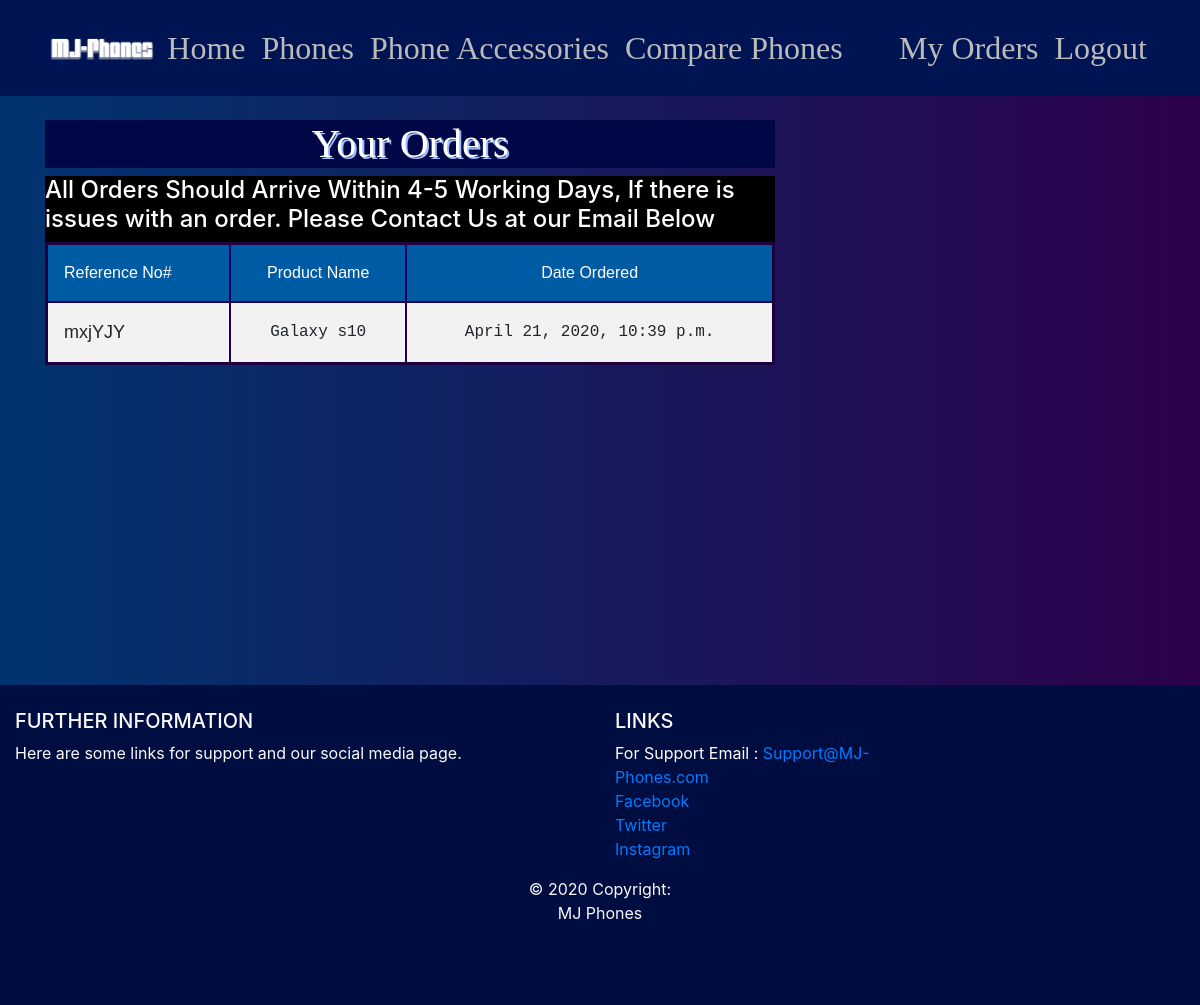
Screenshot of /orders/ (signed in) with the database file from the repository.
### Phones/models.py (models this page shows, shortened)
class Order(models.Model):
    username = models.CharField(max_length=40)
    phoneProductID = models.IntegerField(blank=True, null=True)
    phoneName = models.CharField(max_length=40, blank=True, null=True)
    accessoryProductID = models.IntegerField(blank=True, null=True)
    accessoryName = models.CharField(max_length=40, blank=True, null=True)
    referrence = models.CharField(
        max_length=6,
        blank=True,
        editable=False,
        unique=True,
        default=random_string
    )
    date_ordered = models.DateTimeField(
        editable=False,
        default=datetime.datetime.today()
    )

### Phones/views.py (the view)
# urls.py: path('orders/',views.orders,name="MJ-Phones-Orders")
def orders(request):
    username = request.user.username
    queryset = Order.objects.filter(username__icontains=username)
    context = {
        'orders': queryset,
    }
    return render(request, 'phone/orders.html', context)

### Phones/Templates/phone/orders.html
{% extends "phone/base.html" %}
{% block content %}
{% load static %}
<link rel="stylesheet" href="{% static 'orders.css'%}">
<h1 class="home-h1">Your Orders</h1>
<div class="orderDiv">
<h4 style='color:white;'> All Orders Should Arrive Within 4-5 Working Days, If there is issues with an order. Please Contact Us at our Email Below</h4>
    <table style="">
        <tr class="topRows">
            <td>Reference No#</td>
            <td>Product Name</td>
            <td>Date Ordered</td>
        </tr>
    {% for order in orders %}
         <tr>
            <td class="reference">{{order.referrence}}</td>
            {% if order.phoneName is not None %}
                <td>{{ order.phoneName }}</td>
            {% elif order.accessoryName is not None %}
                <td>{{ order.accessoryName }}</td>
            {% endif %}
            <td>{{order.date_ordered}}</td>
        </tr>
    {% endfor %}
    </table>
</div>
{% endblock content %}

### Phones/static/main.css (style rules this page uses)
body { background: #141E30; background: -webkit-linear-gradient(to right, rgb(1, 38, 80), rgb(19, 1, 53)); background: linear-gradient(to right, rgb(0, 52, 112), rgb(45, 1, 75)); margin-top: 5rem; min-height: 100%; height: 100%; background-repeat: repeat-y; }
.home-h1 { text-align: center; text-shadow: 2px 2px #9bbbff; font-family: "Agency FB"; color: white; background-color: rgb(0, 7, 71); }
html { height: 100% }
h1, h2, h3, h4, h5, h6 { color: #4d4d4d; }

### Phones/static/orders.css (style rules this page uses)
table { border-collapse: collapse; border-spacing: 0; width: 100%; border: 3px solid rgb(29, 0, 63); margin-left: 1rem; margin:auto; }
table { border-collapse: collapse; font-family: 'Courier New', Courier, monospace; }
table td { border: 2.5px solid rgb(28, 0, 92); }
table tr:first-child td { border-top: 0; }
table tr td:first-child { border-left: 0; }
table tr:last-child td { border-bottom: 0; }
table tr td:last-child { border-right: 0; }
th, td { text-align: center; padding: 16px; }
th:first-child, td:first-child { text-align: left; }
tr:nth-child(even) { background-color: #f2f2f2 }
.orderDiv { background-color:black; margin-bottom: 20rem; }
.reference { font-size: large; font-family: Arial, Helvetica, sans-serif; }
.topRows { background-color: #005ba5; color:white; font-family: Impact, Haettenschweiler, 'Arial Narrow Bold', sans-serif; }

### rows the page displays
Order: referrence "mxjYJY", phoneName "Galaxy s10", date_ordered "April 21, 2020, 10:39 p.m."
